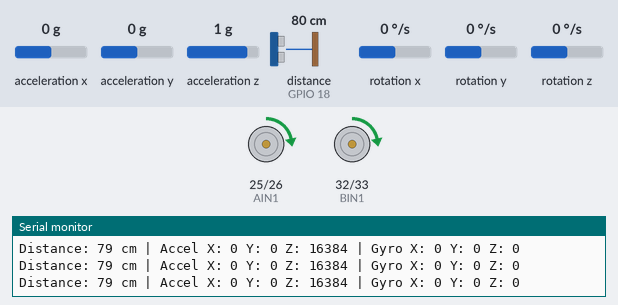
This sketch was run on a simulated ESP32. On the bench: motor-driver pin pairs drawn as motors (green arrow = first pin HIGH = forward, orange = second pin HIGH = backward, longer = more drive, scaled by the enable pin), the last lines printed to the serial monitor. Wiring (inferred from the names in the program): ultrasonic range finder: trigger GPIO 5; echo GPIO 18. The inputs (shaded band) are chosen by the test bench; at power-on: distance to the obstacle (sensor on GPIO 18) 80 cm, acceleration x 0 g, acceleration y 0 g, acceleration z 1 g, rotation x 0 °/s, rotation y 0 °/s, rotation z 0 °/s. The echo pulse lasts 58.3 µs per cm.

Above: at 2.2 s.
2.3 s: distance to the obstacle (sensor on GPIO 18) set to 24 cm
5.3 s: distance to the obstacle (sensor on GPIO 18) set to 19 cm
At 5.8 s:
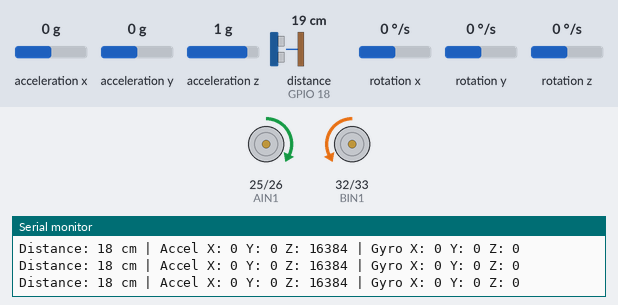
6.8 s: distance to the obstacle (sensor on GPIO 18) set to 13 cm
8.3 s: distance to the obstacle (sensor on GPIO 18) set to 10 cm
At 10.04 s:
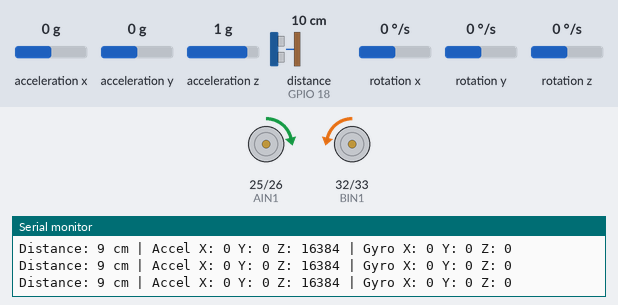
11.3 s: distance to the obstacle (sensor on GPIO 18) set to 35 cm
At 14.28 s:
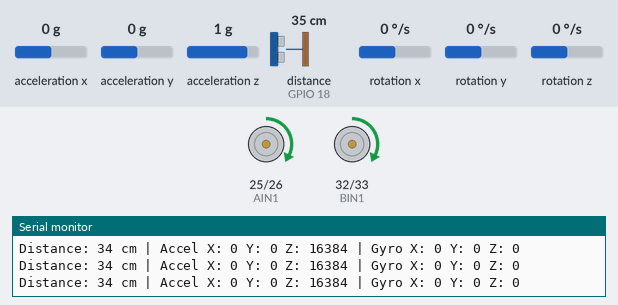
14.3 s: distance to the obstacle (sensor on GPIO 18) set to 18 cm
At 15.6 s:
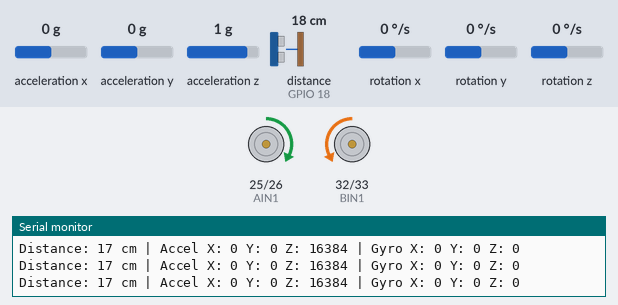
Timing chart, 0 to 16.8 s (numbered marks = the images above; inputs shaded):
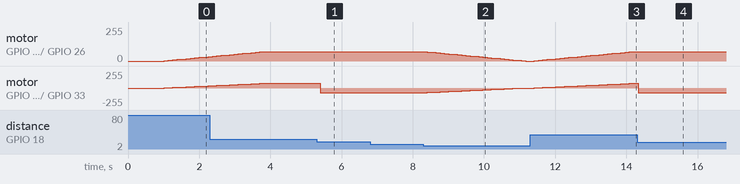

Measured:
- the behaviour switches between 22 and 21 cm on distance to the obstacle (sensor on GPIO 18) (found by bisection; images 0 and 1)
- the behaviour switches between 12 and 11 cm on distance to the obstacle (sensor on GPIO 18) (found by bisection; images 1 and 2)
- after the input at 5.3 s, motor on GPIO 32 (BIN1) / GPIO 33 (BIN2): forward 70/255 → backward 70/255 after 0.10 s
- after the input at 8.3 s, motor on GPIO 25 (AIN1) / GPIO 26 (AIN2): moves from forward 70/255 to stopped over 2.8 s, starting after 0.11 s; motor on GPIO 32 (BIN1) / GPIO 33 (BIN2): moves from backward 70/255 to stopped over 2.8 s, starting after 0.11 s
- after the input at 11.3 s, motor on GPIO 25 (AIN1) / GPIO 26 (AIN2), motor on GPIO 32 (BIN1) / GPIO 33 (BIN2): moves from stopped to forward 70/255 over 2.8 s, starting after 0.11 s
- after the input at 14.3 s, motor on GPIO 32 (BIN1) / GPIO 33 (BIN2): forward 70/255 → backward 70/255 at once

The sketch:

combined_sensor_test.ino
```cpp
#include <Wire.h>
#include <MPU6050.h>

// Motor A direction pins
const int AIN1 = 25;
const int AIN2 = 26;

// Motor B direction pins
const int BIN1 = 32;
const int BIN2 = 33;

// TB6612 PWM pins
const int PWMA = 23;   // change if needed
const int PWMB = 13;   // change if needed


// Ultrasonic sensor pins
const int trigPin = 5;
const int echoPin = 18;

// PWM settings
const int pwmFreq = 1000;
const int pwmResolution = 8;     // 0-255
const int maxPWM = 70;           // 30% of 255 = 76.5
const int rampStep = 3;          // smaller = smoother
const int rampDelay = 15;        // ms between speed changes

int currentSpeedA = 0;
int currentSpeedB = 0;
int targetSpeedA = 0;
int targetSpeedB = 0;

// IMU object
MPU6050 mpu;

// Ultrasonic variables
long duration;
int distance;

enum DriveMode {
  STOPPED,
  FORWARD,
  TURN_RIGHT
};

DriveMode currentMode = STOPPED;

void setup() {
  Serial.begin(115200);

  pinMode(AIN1, OUTPUT);
  pinMode(AIN2, OUTPUT);
  pinMode(BIN1, OUTPUT);
  pinMode(BIN2, OUTPUT);


  pinMode(trigPin, OUTPUT);
  pinMode(echoPin, INPUT);

  // ESP32 PWM setup
  ledcAttach(PWMA, pwmFreq, pwmResolution);
  ledcAttach(PWMB, pwmFreq, pwmResolution);

  Wire.begin(21, 22);

  Serial.println("Initializing MPU6050...");
  mpu.initialize();

  if (mpu.testConnection()) {
    Serial.println("MPU6050 connection successful!");
  } else {
    Serial.println("MPU6050 connection failed!");
  }

  Serial.println("\n=== System Ready ===\n");
  delay(1000);
}

void loop() {
  distance = getDistance();

  int16_t ax, ay, az;
  int16_t gx, gy, gz;
  mpu.getMotion6(&ax, &ay, &az, &gx, &gy, &gz);

  Serial.print("Distance: ");
  Serial.print(distance);
  Serial.print(" cm | ");

  Serial.print("Accel X: ");
  Serial.print(ax);
  Serial.print(" Y: ");
  Serial.print(ay);
  Serial.print(" Z: ");
  Serial.print(az);

  Serial.print(" | Gyro X: ");
  Serial.print(gx);
  Serial.print(" Y: ");
  Serial.print(gy);
  Serial.print(" Z: ");
  Serial.println(gz);

  if (distance > 20) {
    setForward();
  }
  else if (distance > 10 && distance <= 20) {
    setTurnRight();
  }
  else {
    setStop();
  }

  updateMotorSpeed();

  delay(100);
}

void setForward() {
  if (currentMode != FORWARD) {
    Serial.println("BOTH MOTORS: FORWARD");

    digitalWrite(AIN1, HIGH);
    digitalWrite(AIN2, LOW);
    digitalWrite(BIN1, HIGH);
    digitalWrite(BIN2, LOW);

    currentMode = FORWARD;
  }

  targetSpeedA = maxPWM;
  targetSpeedB = maxPWM;
}

void setTurnRight() {
  if (currentMode != TURN_RIGHT) {
    Serial.println("TURNING RIGHT");

    digitalWrite(AIN1, HIGH);
    digitalWrite(AIN2, LOW);
    digitalWrite(BIN1, LOW);
    digitalWrite(BIN2, HIGH);

    currentMode = TURN_RIGHT;
  }

  targetSpeedA = maxPWM;
  targetSpeedB = maxPWM;
}

void setStop() {
  if (currentMode != STOPPED) {
    Serial.println("BOTH MOTORS: STOP");
    currentMode = STOPPED;
  }

  targetSpeedA = 0;
  targetSpeedB = 0;
}

void updateMotorSpeed() {
  currentSpeedA = rampTowards(currentSpeedA, targetSpeedA);
  currentSpeedB = rampTowards(currentSpeedB, targetSpeedB);

  ledcWrite(PWMA, currentSpeedA);
  ledcWrite(PWMB, currentSpeedB);

  delay(rampDelay);
}

int rampTowards(int current, int target) {
  if (current < target) {
    current += rampStep;
    if (current > target) current = target;
  }
  else if (current > target) {
    current -= rampStep;
    if (current < target) current = target;
  }

  return current;
}

int getDistance() {
  digitalWrite(trigPin, LOW);
  delayMicroseconds(2);

  digitalWrite(trigPin, HIGH);
  delayMicroseconds(10);
  digitalWrite(trigPin, LOW);

  duration = pulseIn(echoPin, HIGH, 30000);

  if (duration == 0) {
    return 999; // no echo detected
  }

  int measuredDistance = duration * 0.034 / 2;
  return measuredDistance;
}
```
